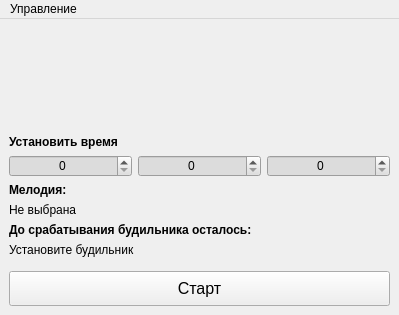
<?xml version="1.0" encoding="UTF-8"?>
<ui version="4.0">
 <class>MainWindow</class>
 <widget class="QMainWindow" name="MainWindow">
  <property name="geometry">
   <rect>
    <x>0</x>
    <y>0</y>
    <width>399</width>
    <height>315</height>
   </rect>
  </property>
  <property name="contextMenuPolicy">
   <enum>Qt::ContextMenuPolicy::CustomContextMenu</enum>
  </property>
  <property name="windowTitle">
   <string>Будильник</string>
  </property>
  <property name="styleSheet">
   <string notr="true"/>
  </property>
  <widget class="QWidget" name="centralwidget">
   <layout class="QVBoxLayout" name="verticalLayout">
    <item>
     <widget class="QLabel" name="lbl_alarm">
      <property name="text">
       <string/>
      </property>
      <property name="alignment">
       <set>Qt::AlignmentFlag::AlignRight|Qt::AlignmentFlag::AlignTrailing|Qt::AlignmentFlag::AlignVCenter</set>
      </property>
     </widget>
    </item>
    <item>
     <spacer name="verticalSpacer_3">
      <property name="orientation">
       <enum>Qt::Orientation::Vertical</enum>
      </property>
      <property name="sizeHint" stdset="0">
       <size>
        <width>20</width>
        <height>40</height>
       </size>
      </property>
     </spacer>
    </item>
    <item>
     <widget class="QLabel" name="lbl_now">
      <property name="font">
       <font>
        <family>PT Mono</family>
        <pointsize>36</pointsize>
        <bold>true</bold>
       </font>
      </property>
      <property name="text">
       <string/>
      </property>
      <property name="alignment">
       <set>Qt::AlignmentFlag::AlignCenter</set>
      </property>
     </widget>
    </item>
    <item>
     <spacer name="verticalSpacer_2">
      <property name="orientation">
       <enum>Qt::Orientation::Vertical</enum>
      </property>
      <property name="sizeHint" stdset="0">
       <size>
        <width>20</width>
        <height>40</height>
       </size>
      </property>
     </spacer>
    </item>
    <item>
     <widget class="QLabel" name="label">
      <property name="font">
       <font>
        <bold>true</bold>
       </font>
      </property>
      <property name="text">
       <string>Установить время</string>
      </property>
     </widget>
    </item>
    <item>
     <layout class="QHBoxLayout" name="horizontalLayout">
      <item>
       <widget class="QSpinBox" name="sb_hour">
        <property name="styleSheet">
         <string notr="true">background-color: rgb(220, 220, 220);</string>
        </property>
        <property name="alignment">
         <set>Qt::AlignmentFlag::AlignCenter</set>
        </property>
        <property name="maximum">
         <number>23</number>
        </property>
       </widget>
      </item>
      <item>
       <widget class="QSpinBox" name="sb_min">
        <property name="styleSheet">
         <string notr="true">background-color: rgb(220, 220, 220);</string>
        </property>
        <property name="alignment">
         <set>Qt::AlignmentFlag::AlignCenter</set>
        </property>
        <property name="maximum">
         <number>59</number>
        </property>
       </widget>
      </item>
      <item>
       <widget class="QSpinBox" name="sb_sec">
        <property name="styleSheet">
         <string notr="true">background-color: rgb(220, 220, 220);</string>
        </property>
        <property name="alignment">
         <set>Qt::AlignmentFlag::AlignCenter</set>
        </property>
        <property name="maximum">
         <number>59</number>
        </property>
       </widget>
      </item>
     </layout>
    </item>
    <item>
     <widget class="QLabel" name="label_3">
      <property name="font">
       <font>
        <bold>true</bold>
       </font>
      </property>
      <property name="text">
       <string>Мелодия:</string>
      </property>
     </widget>
    </item>
    <item>
     <widget class="QLabel" name="lbl_melody">
      <property name="text">
       <string>Не выбрана</string>
      </property>
     </widget>
    </item>
    <item>
     <widget class="QLabel" name="label_5">
      <property name="font">
       <font>
        <bold>true</bold>
       </font>
      </property>
      <property name="text">
       <string>До срабатывания будильника осталось:</string>
      </property>
     </widget>
    </item>
    <item>
     <widget class="QLabel" name="lbl_timeout">
      <property name="text">
       <string>Установите будильник</string>
      </property>
     </widget>
    </item>
    <item>
     <spacer name="verticalSpacer">
      <property name="orientation">
       <enum>Qt::Orientation::Vertical</enum>
      </property>
      <property name="sizeHint" stdset="0">
       <size>
        <width>20</width>
        <height>40</height>
       </size>
      </property>
     </spacer>
    </item>
    <item>
     <widget class="QPushButton" name="pb_start_stop">
      <property name="minimumSize">
       <size>
        <width>0</width>
        <height>35</height>
       </size>
      </property>
      <property name="font">
       <font>
        <pointsize>12</pointsize>
       </font>
      </property>
      <property name="styleSheet">
       <string notr="true"/>
      </property>
      <property name="text">
       <string>Старт</string>
      </property>
     </widget>
    </item>
   </layout>
  </widget>
  <widget class="QMenuBar" name="menubar">
   <property name="geometry">
    <rect>
     <x>0</x>
     <y>0</y>
     <width>399</width>
     <height>22</height>
    </rect>
   </property>
   <property name="contextMenuPolicy">
    <enum>Qt::ContextMenuPolicy::ActionsContextMenu</enum>
   </property>
   <widget class="QMenu" name="menu">
    <property name="title">
     <string>Управление</string>
    </property>
    <addaction name="action_load_file"/>
    <addaction name="separator"/>
    <addaction name="action_close"/>
   </widget>
   <addaction name="menu"/>
  </widget>
  <action name="action_load_file">
   <property name="text">
    <string>Выбрать мелодию</string>
   </property>
  </action>
  <action name="action_close">
   <property name="icon">
    <iconset theme="application-exit"/>
   </property>
   <property name="text">
    <string>Выход</string>
   </property>
  </action>
 </widget>
 <resources/>
 <connections>
  <connection>
   <sender>action_close</sender>
   <signal>triggered()</signal>
   <receiver>MainWindow</receiver>
   <slot>close()</slot>
   <hints>
    <hint type="sourcelabel">
     <x>-1</x>
     <y>-1</y>
    </hint>
    <hint type="destinationlabel">
     <x>167</x>
     <y>121</y>
    </hint>
   </hints>
  </connection>
 </connections>
</ui>
